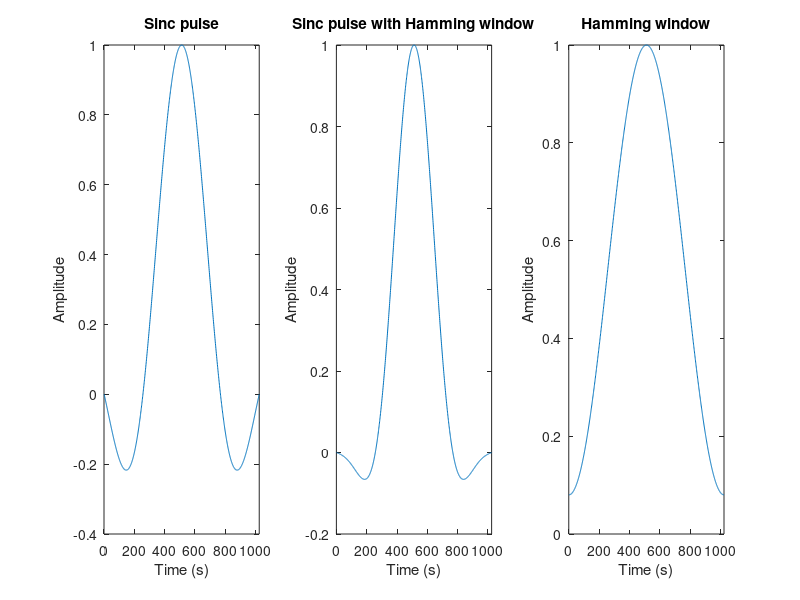
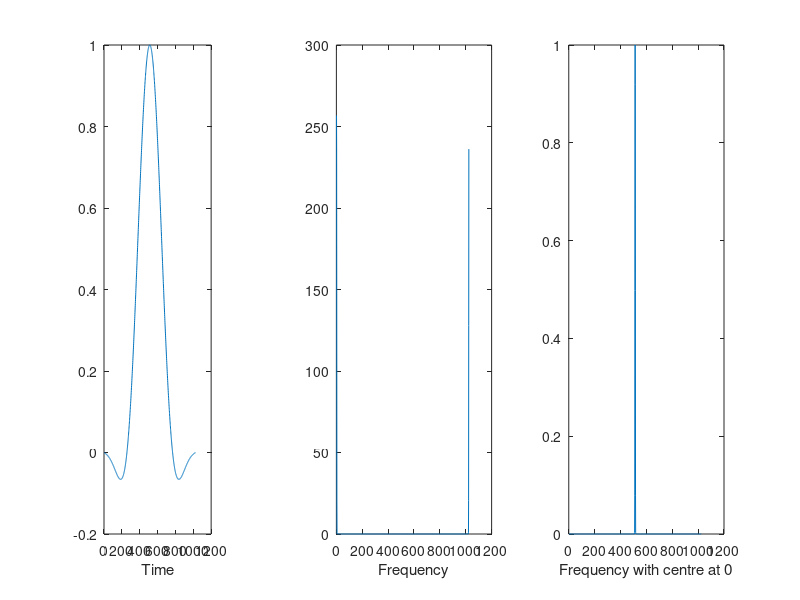
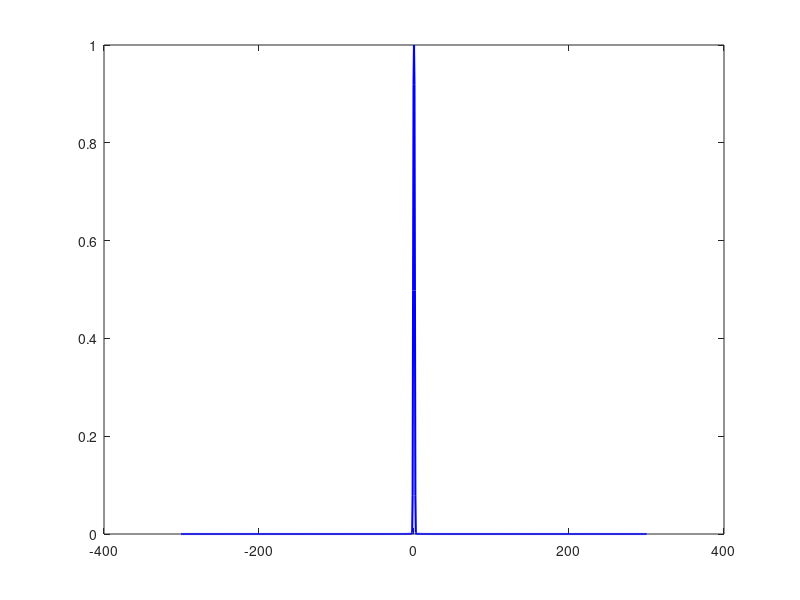

These charts were generated, in order, by the following MATLAB code: (Note: this script raises an error after producing the figures.)
% Simulated slice profile for a 3 mm slice
% Hamming-windowed sinc RF pulse ─ MATLAB R2025a
% -------------------------------------------------------------------------
clear; clc;

%% ---- User-adjustable parameters ----------------------------------------
slice_thickness = 3e-3;        % 3 mm (metres)
T               = 4e-3;        % RF-pulse duration (4 ms)
N               = 1024;        % Number of time samples (power of two → FFT speed)
tbw             = 4;           % Time-bandwidth product of the envelope
G               = 10e-3;       % Slice-select gradient (10 mT/m)

%% ---- Physical constant -------------------------------------------------
gamma = 42.57747892e6;         % ^1H gyromagnetic ratio (Hz/T)

%% ---- Build the Hamming-windowed sinc pulse -----------------------------

% Specify sample spacing (s) for the pulse
dt   = T / N;                              

% Get vector of sampling times for the pulse, centred on 0
t    = linspace(-T/2, T/2, N).';           

% Specify the RF bandwidth for the pulse (Hz)
bw_rf = tbw / T;                           

% Specify the pulse waveform (use the inbuilt MATLAB sinc function, which is equal to sin(pi*x)/(pi*x))
rf    = sinc(bw_rf * t);                   

%Show the pulse
figure
subplot(1,3,1)
plot(rf)
xlabel('Time (s)')
ylabel('Amplitude')
xlim([0 1024])
title('Sinc pulse')

% Apply Hamming window
rf    = rf .* hamming(N);         
subplot(1,3,2)
plot(rf)
xlabel('Time (s)')
ylabel('Amplitude')
xlim([0 1024])
title('Sinc pulse with Hamming window')

subplot(1,3,3)
plot(hamming(N))
xlabel('Time (s)')
ylabel('Amplitude')
xlim([0 1024])
title('Hamming window')


%Show the pulse


% ↳ (Optional) scale rf so the time-integral gives the desired flip angle.

%% ---- Compute spatial slice profile -------------------------------------
RFspec   = fftshift(fft(rf));              % Complex spectrum (NB fftshift moves the zero frequency component to the centre of the spectrum)
profile  = abs(RFspec) / max(abs(RFspec)); % Normalised magnitude

figure
subplot(1,4,1)
plot(rf)
xlabel('Time')

subplot(1,3,2)
plot(abs(fft(rf)))
xlabel('Frequency')

subplot(1,3,3)
plot(profile)
xlabel('Frequency with centre at 0')


% Frequency axis and spatial mapping
df   = 1 / T;                              % Frequency resolution (Hz)
f    = (-N/2:N/2-1).' * df;                % Frequency vector (Hz)
z    = f / (gamma * G);                    % Position (metres)

%% ---- Plot --------------------------------------------------------------
figure('Color','w');
plot(z*1e3, profile, 'b', 'LineWidth', 1.5); hold on;
xline(-slice_thickness*1e3/2, 'r--', 'Slice edges');
xline( slice_thickness*1e3/2, 'r--');
xlabel('Position along slice-select axis (mm)');
ylabel('Normalised magnetisation');
title('Simulated slice profile (Hamming-windowed sinc, 3 mm slice)');
grid on; xlim([-10 10]);